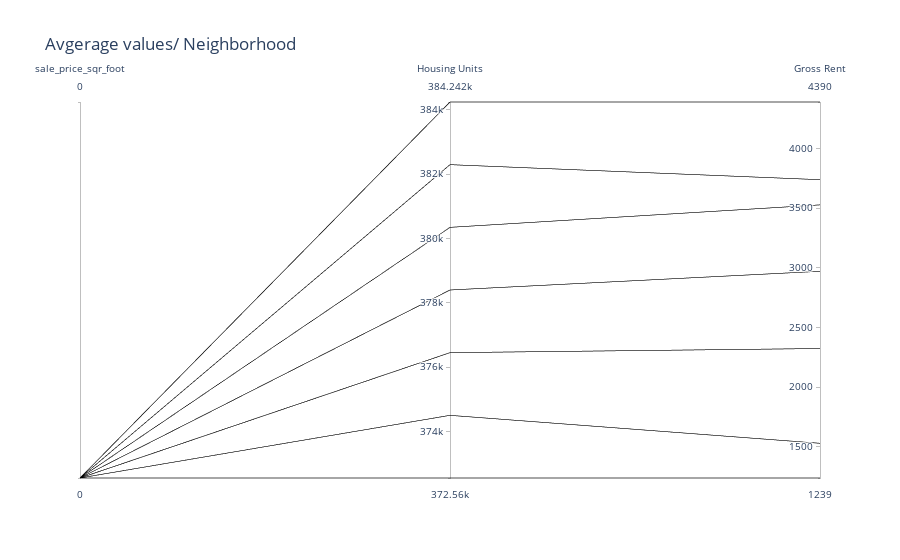

Here is the notebook cell this chart was saved with:
### Markdown cell above
## Parallel Coordinates and Parallel Categories Analysis

In this section, you will use plotly express to create parallel coordinates and parallel categories visualizations so that investors can interactively filter and explore various factors related to the sales price of the neighborhoods. 

Using the DataFrame of Average values per neighborhood (calculated above), create the following visualizations:
1. Create a Parallel Coordinates Plot
2. Create a Parallel Categories Plot

### Code cell
# Parallel Coordinates Plot
px.parallel_coordinates(
    ten_most_expensive,
    color="sale_price_sqr_foot",
    color_continuous_scale=px.colors.sequential.Inferno,
    title="Avgerage values/ Neighborhood",
    labels={"neighborhood":"Neighborhood",
          "sales_price_sqr_foot":"Sales Price per sqf",
          "housing_units":"Housing Units",
          "gross_rent":"Gross Rent"},
)

### Figure 1 — Plotly figure (JSON) as saved in the notebook; plotly's stock layout.template omitted (floating-point values rounded to 4 significant figures; data arrays with more than 128 entries replaced by an {"elided": "..."} marker saying what was removed)
{"data": [{"dimensions": [{"label": "sale_price_sqr_foot", "values": {"elided": "397 null values"}}, {"label": "Housing Units", "values": {"elided": "397 int values"}}, {"label": "Gross Rent", "values": {"elided": "397 int values"}}], "domain": {"x": [0, 1], "y": [0, 1]}, "line": {"color": {"elided": "397 null values"}, "coloraxis": "coloraxis"}, "name": "", "type": "parcoords"}], "layout": {"autosize": true, "coloraxis": {"colorbar": {"title": {"text": "sale_price_sqr_foot"}}, "colorscale": [[0, "#000004"], [0.1111, "#1b0c41"], [0.2222, "#4a0c6b"], [0.3333, "#781c6d"], [0.4444, "#a52c60"], [0.5556, "#cf4446"], [0.6667, "#ed6925"], [0.7778, "#fb9b06"], [0.8889, "#f7d13d"], [1, "#fcffa4"]]}, "legend": {"tracegroupgap": 0}, "title": {"text": "Avgerage values/ Neighborhood"}}}
